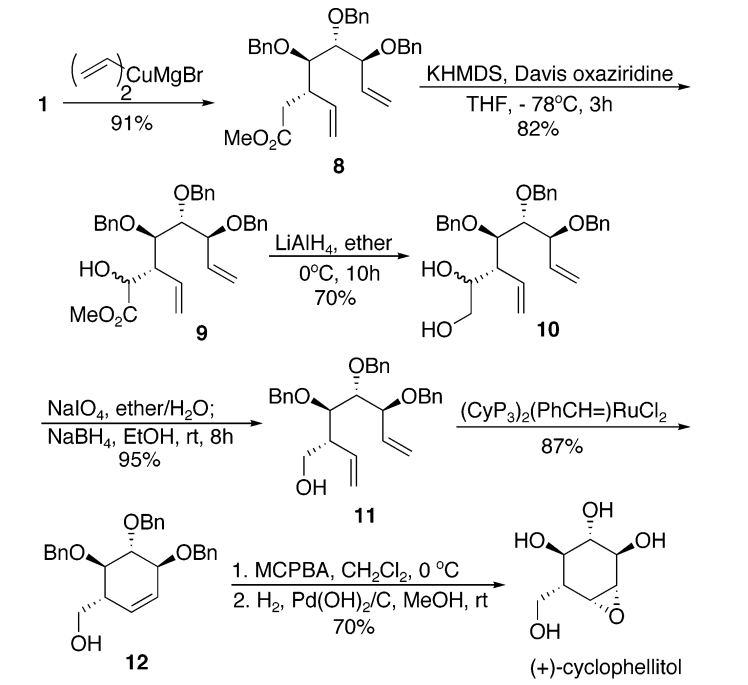
#> input picture sft_data_process/raw_data/images_train/000000.png, 1496 x 1370 px (shown at 1/2 size); its folder holds only this picture in this run
$ python -i down_sample_rxn.py   (imports and definitions only)
#> lines starting #> are read from the running program, lines starting #| are printed output that depends on the picture
from PIL import Image
import os
import math
import json
from tqdm import tqdm

reaction_parsing_instruct = """
Each image contains one or more chemical reaction flowcharts, some of which may be horizontally flipped or rotated by 90°.
Your task is to identify and extract the structured information of each reaction, including reactants, products, and reaction conditions.

Output Format:
The chemical reaction flowchart contains multiple reaction equations. Please output the bounding box coordinates and content of all reactants, conditions, and products in each equation using the following special token format:
<rxn><rct>x1 y1 x2 y2<mol>x1 y1 x2 y2<txt><cnd>x1 y1 x2 y2<txt><prd>x1 y1 x2 y2<mol>

Format specifications:
- Each reaction starts with <rxn> token
- Reactants section starts with <rct> token
- Conditions section starts with <cnd> token
- Products section starts with <prd> token
- Each chemical entity is represented by: x1 y1 x2 y2 <type>
  - x1, y1: top-left corner coordinates (floating point numbers)
  - x2, y2: bottom-right corner coordinates (floating point numbers)
  - <type>: either <mol> for molecular structures or <txt> for text blocks
- Multiple reactions should be output sequentially using the same format
- The reactions should be organized in the order they appear in the image, from left to right and top to bottom
- If a section (reactants/conditions/products) has no entities, the section token should still be included

Example for multiple reactions:
<rxn><rct>10 20 50 60 <mol><cnd>70 25 120 45 <txt><prd>140 22 180 62 <mol>
<rxn><rct>200 30 240 70 <mol><cnd><prd>280 28 320 68 <mol>
"""

id_to_type = {1: "structure", 2: "text", 3: "identifier", 4: "supplement"}
target_size = 1000

# [108 lines left out: functions convert_to_reaction_parsing_format, process_original_data, not called in this run]


def downsample_image(image_path, output_path=None, save_image=True):
    """
    Downsample a high-resolution image so that both dimensions are multiples of 28 and do not exceed target_size

    Args:
        image_path (str): Input image path
        output_path (str): Output image path, appends '_downsampled' to the original filename if None
        save_image (bool): Whether to save the image to file

    Returns:
        numpy.ndarray: Downsampled image array
        tuple: (new width, new height)
    """
#> called with image_path = '../raw_data/images_train/000000.png', save_image = True

    # Read image
    if isinstance(image_path, str):
        # Read image using PIL
        img = Image.open(image_path)
#> img is the input picture: PIL image 1496x1370 RGB; min 0, max 255, mean 244.4
        # Convert to RGB format (if RGBA or other formats)
        if img.mode != 'RGB':
            img = img.convert('RGB')
    else:
        # If a numpy array is passed
        img = Image.fromarray(image_path)
        if img.mode != 'RGB':
            img = img.convert('RGB')

    original_width, original_height = img.size
#> original_width = 1496; original_height = 1370
    # print(f"Original image dimensions: {original_width} x {original_height}")


    max_possible_width = target_size // 28 * 28
    max_possible_height = target_size // 28 * 28
    # Calculate the scaling ratio while preserving the aspect ratio
    scale_x = min(max_possible_width / original_width, 1.0)
#> scale_x = 0.655
    scale_y = min(max_possible_height / original_height, 1.0)
#> scale_y = 0.715


    # Ensure the scaled area does not exceed target_size * target_size
    scale = math.sqrt(scale_x * scale_y)
#> scale = 0.685
    new_width = int(original_width * scale)
#> new_width = 1024
    new_height = int(original_height * scale)
#> new_height = 937

    # Adjust to a multiple of 28 (rounding down)
    new_width = (new_width // 28) * 28
#> new_width = 1008
    new_height = (new_height // 28) * 28
#> new_height = 924

    scale_x = new_width / original_width
#> scale_x = 0.674
    scale_y = new_height / original_height
#> scale_y = 0.674
    downsampled_image = img.resize((new_width, new_height), resample=Image.Resampling.LANCZOS)
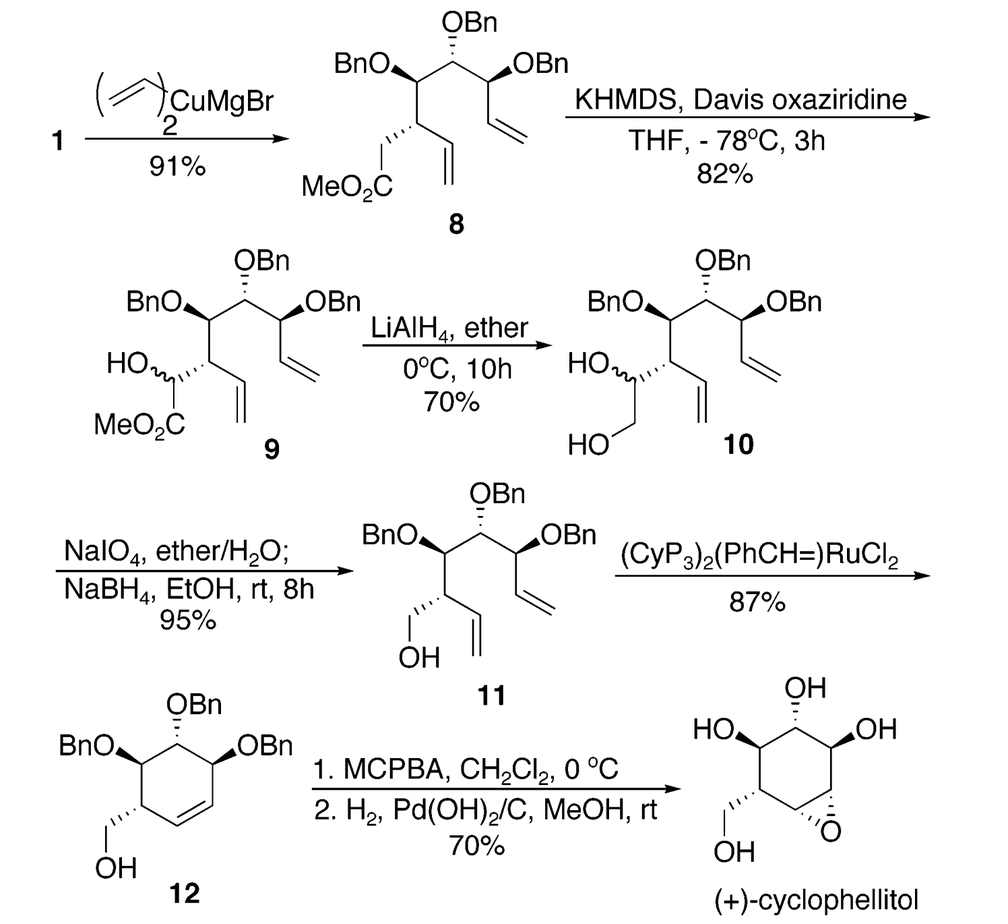
#> downsampled_image: PIL image 1008x924 RGB; min 0, max 255, mean 244.3

    # Save image
    if save_image:
        if output_path is None:
            # Generate output path
            if isinstance(image_path, str):
                name, ext = os.path.splitext(image_path)
                output_path = f"{name}_downsampled{ext}"
            else:
                output_path = "downsampled_image.jpg"

        # Use PIL to save the image to ensure quality
        downsampled_image.save(output_path, quality=95)
    return (scale_x, scale_y), (new_width, new_height)


# Define a function to process a single image (for multiprocessing)
# [98 lines left out: functions process_single_image, multiprocess_downsample, down_sample_main, not called in this run]

>>> result = downsample_image('../raw_data/images_train/000000.png')
#> result = ((0.674, 0.674), (1008, 924))

$ run again, on sft_data_process/raw_data/images_train/000001.png
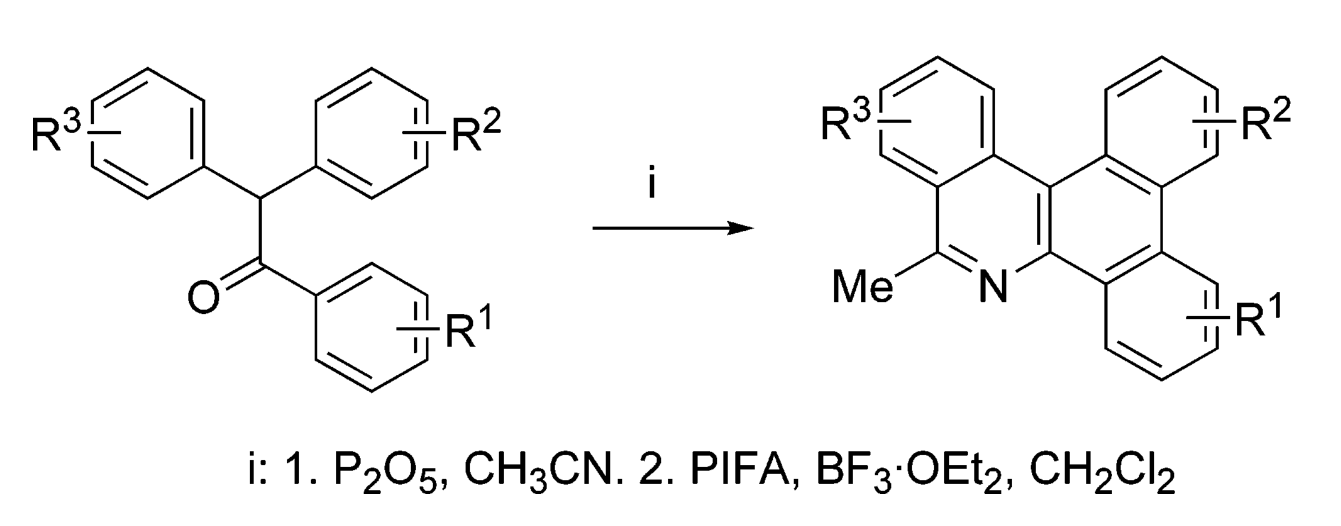
#> input picture sft_data_process/raw_data/images_train/000001.png, 2682 x 1052 px (shown at 1/2 size)
#> in downsample_image, img is the input picture: PIL image 2682x1052 RGB; min 0, max 255, mean 245.5
#> in downsample_image, `downsampled_image = img.resize((new_width, new_height), resample=Image..`:
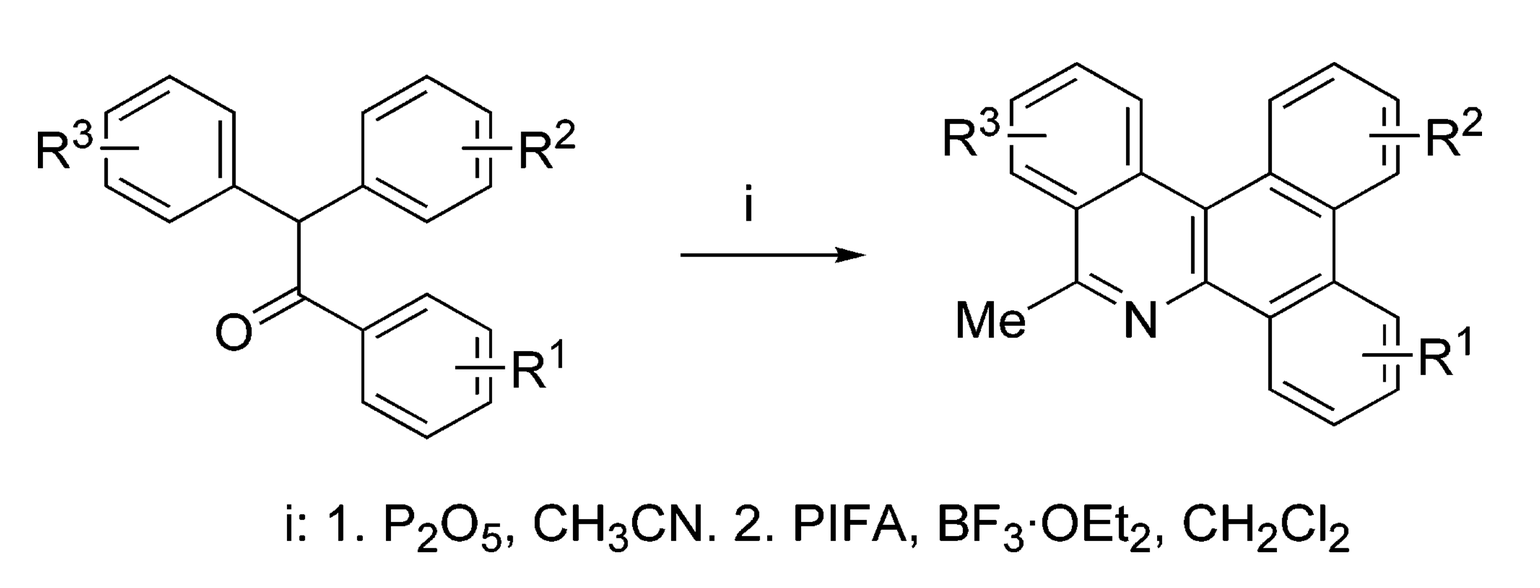
#> downsampled_image: PIL image 1540x588 RGB; min 0, max 255, mean 245.4

$ run again, on sft_data_process/raw_data/images_train/000002.png
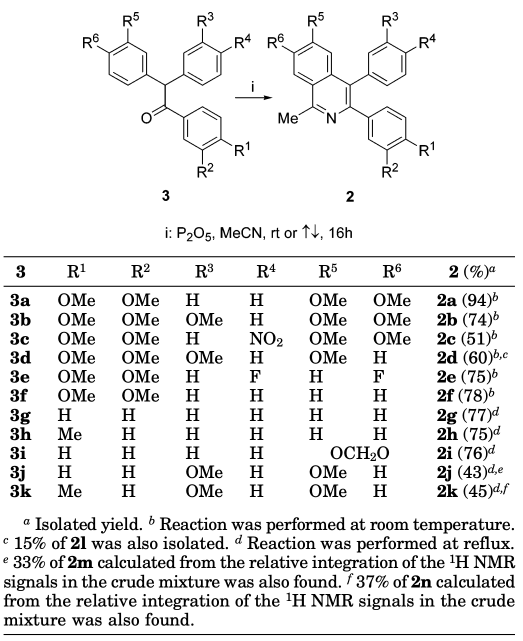
#> input picture sft_data_process/raw_data/images_train/000002.png, 1046 x 1282 px (shown at 1/2 size)
#> in downsample_image, img is the input picture: PIL image 1046x1282 RGB; min 0, max 255, mean 234.1
#> in downsample_image, `downsampled_image = img.resize((new_width, new_height), resample=Image..`:
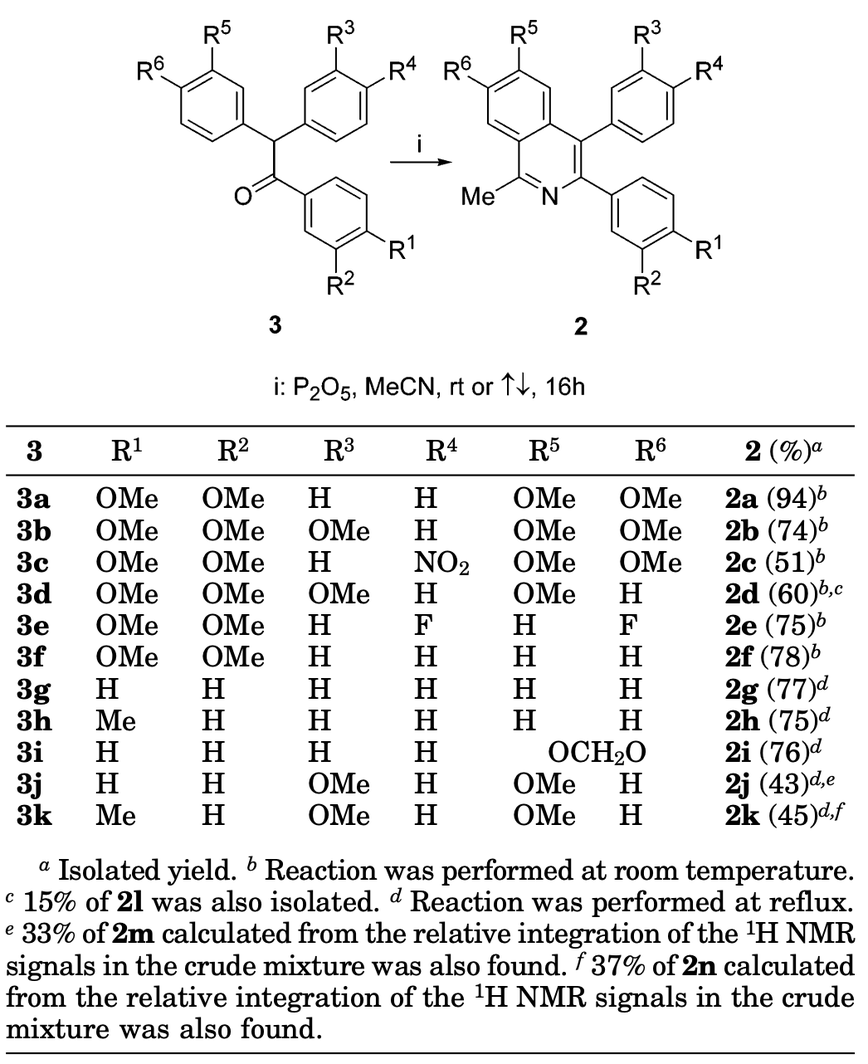
#> downsampled_image: PIL image 868x1064 RGB; min 0, max 255, mean 233.9

$ run again, on sft_data_process/raw_data/images_train/000003.png
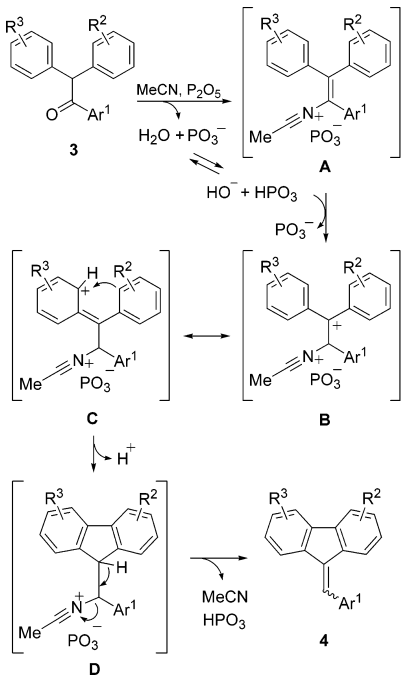
#> input picture sft_data_process/raw_data/images_train/000003.png, 816 x 1358 px (shown at 1/2 size)
#> in downsample_image, img is the input picture: PIL image 816x1358 RGB; min 0, max 255, mean 245.7
#> in downsample_image, `downsampled_image = img.resize((new_width, new_height), resample=Image..`:
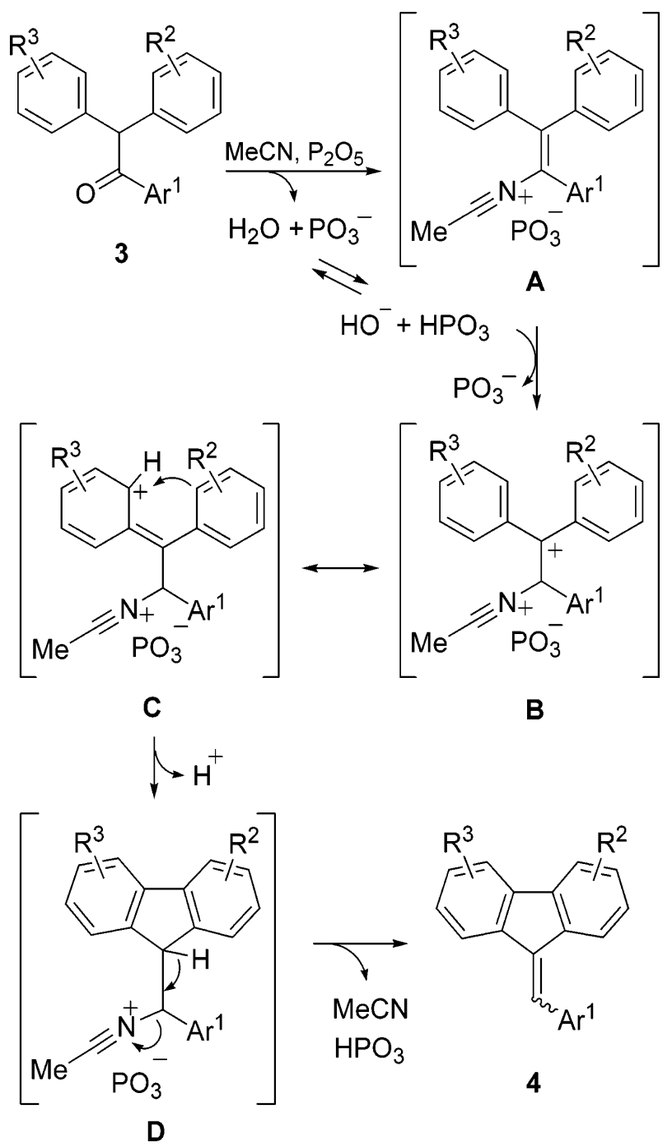
#> downsampled_image: PIL image 672x1148 RGB; min 0, max 255, mean 245.6
